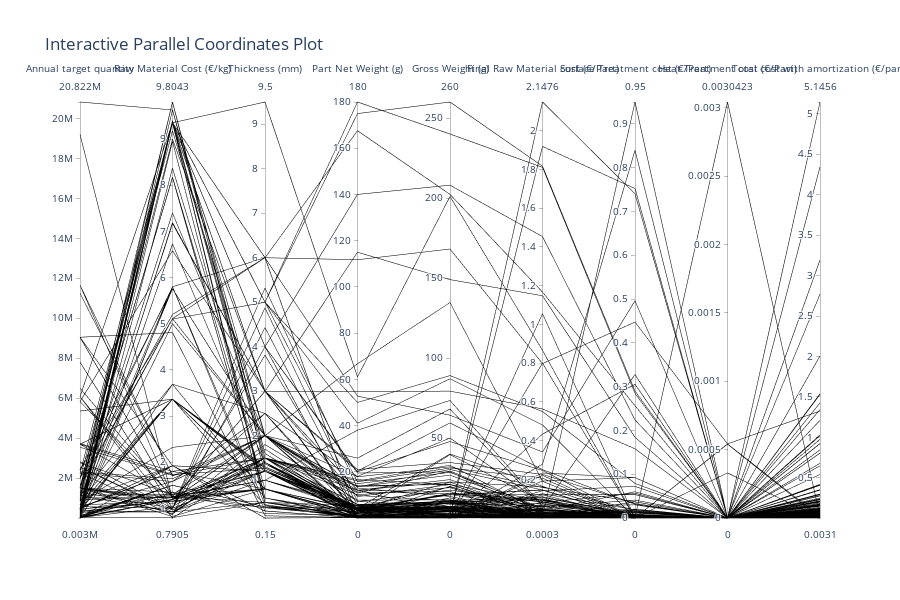

The notebook cell saved with this chart:
### Markdown cell above
### 3.2 Parallel Coordinates

### Code cell
fig = px.parallel_coordinates(
    df[columns_of_interest], 
    dimensions=columns_of_interest,
    color=df['Steel part'],  # Color by Steel part
    color_continuous_scale=['blue', 'red'],
    title="Interactive Parallel Coordinates Plot"
)

# Update layout for better visualization
fig.update_layout(
    plot_bgcolor='white',
    paper_bgcolor='white',
    height=600
)

# Show the plot
fig.show()

### Figure 1 — Plotly figure (JSON) as saved in the notebook; plotly's stock layout.template omitted (floating-point values rounded to 4 significant figures; data arrays with more than 128 entries replaced by an {"elided": "..."} marker saying what was removed)
{"data": [{"dimensions": [{"label": "Annual target quantity", "values": {"elided": "159 float values"}}, {"label": "Raw Material Cost (€/kg)", "values": {"elided": "159 float values"}}, {"label": "Thickness (mm)", "values": {"elided": "159 float values"}}, {"label": "Part Net Weight (g)", "values": {"elided": "159 float values"}}, {"label": "Gross Weight (g)", "values": {"elided": "159 float values"}}, {"label": "Final Raw Material cost (€/Part)", "values": {"elided": "159 float values"}}, {"label": "Surface Treatment cost (€/Part)", "values": {"elided": "159 float values"}}, {"label": "Heat Treatment cost (€/Part)", "values": {"elided": "159 float values"}}, {"label": "Total cost with amortization (€/part)", "values": {"elided": "159 float values"}}], "domain": {"x": [0, 1], "y": [0, 1]}, "line": {"color": {"elided": "159 bool values"}, "coloraxis": "coloraxis"}, "name": "", "type": "parcoords"}], "layout": {"coloraxis": {"colorbar": {"title": {"text": "color"}}, "colorscale": [[0, "blue"], [1, "red"]]}, "height": 600, "legend": {"tracegroupgap": 0}, "paper_bgcolor": "white", "plot_bgcolor": "white", "title": {"text": "Interactive Parallel Coordinates Plot"}}}
